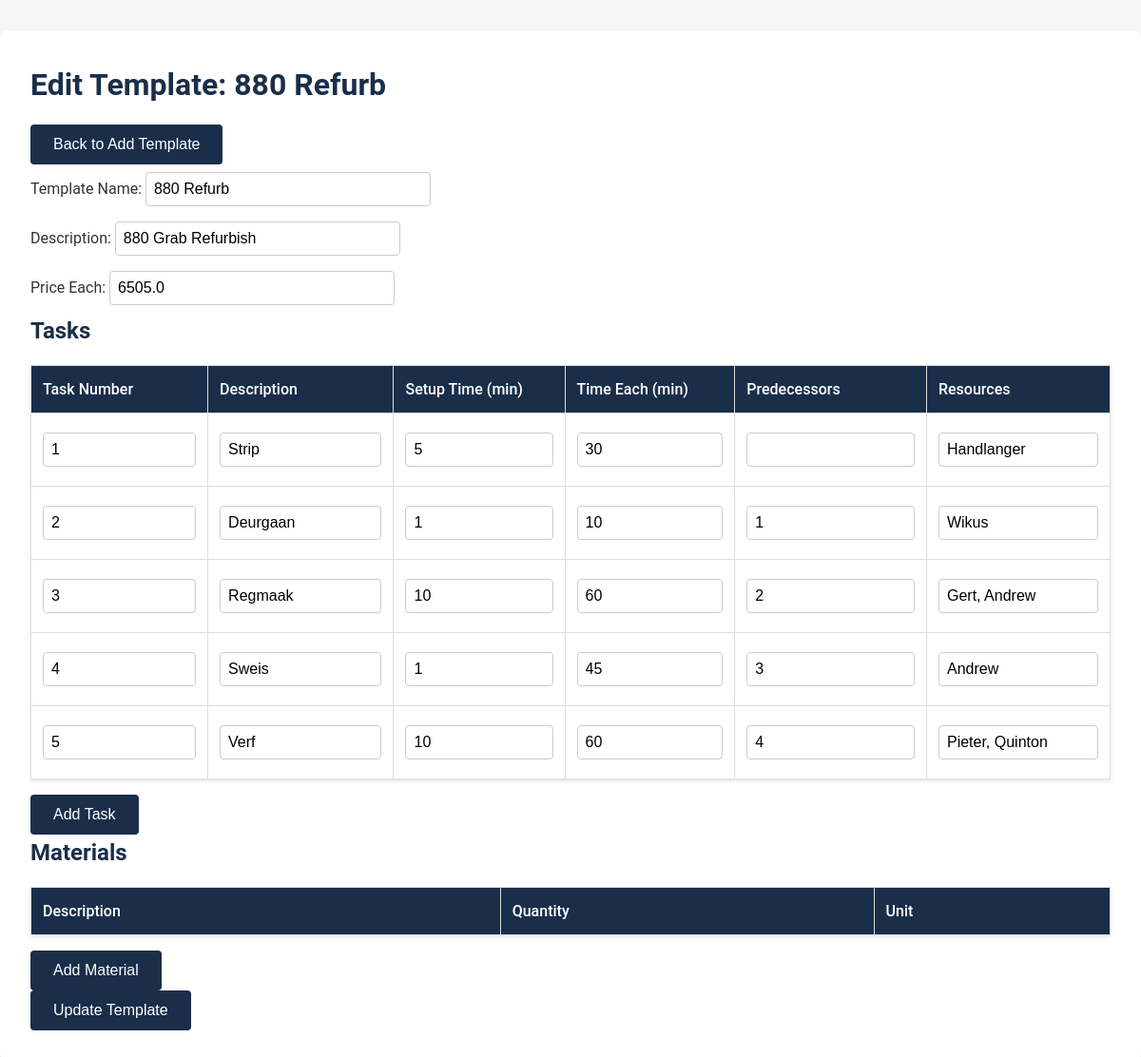
The page /edit_template/2 on the database its author committed.
### app.py (models this page shows)
class Template(db.Model):
    id = db.Column(db.Integer, primary_key=True)
    name = db.Column(db.String(50), unique=True, nullable=False)  # e.g., "MLR10"
    description = db.Column(db.String(255))
    price_each = db.Column(db.Float, nullable=True)

class TemplateTask(db.Model):
    id = db.Column(db.Integer, primary_key=True)
    template_id = db.Column(db.Integer, db.ForeignKey('template.id'), nullable=False)
    task_number = db.Column(db.String(50), nullable=False)
    description = db.Column(db.String(255))
    setup_time = db.Column(db.Float, nullable=False)
    time_each = db.Column(db.Float, nullable=False)
    predecessors = db.Column(db.String(255))
    resources = db.Column(db.String(255), nullable=False)

### app.py (the view, shortened to what this page needs)
@app.route('/edit_template/<int:template_id>', methods=['GET', 'POST'])
def edit_template(template_id):
    template = Template.query.get_or_404(template_id)
    tasks = TemplateTask.query.filter_by(template_id=template.id).all()
    materials = TemplateMaterial.query.filter_by(template_id=template.id).all()
    return render_template('edit_template.html', template=template, tasks=tasks, materials=materials)

### templates/edit_template.html (shortened to what this page needs)
<!DOCTYPE html>
<html lang="en">
<head>
    <link rel="stylesheet" href="{{ url_for('static', filename='styles.css') }}">
</head>
<body>
    <div class="container">
        <h1>Edit Template: {{ template.name }}</h1>
        <button onclick="window.location.href='{{ url_for('add_template') }}'">Back to Add Template</button>
        <form method="POST" action="{{ url_for('edit_template', template_id=template.id) }}">
            <label for="name">Template Name:</label>
            <input type="text" id="name" name="name" value="{{ template.name }}" required><br>
            <label for="description">Description:</label>
            <input type="text" id="description" name="description" value="{{ template.description }}"><br>
            <label for="price_each">Price Each:</label>
            <input type="number" id="price_each" name="price_each" value="{{ template.price_each or '' }}" min="0" step="0.01"><br>
            <h2>Tasks</h2>
            <table>
                <thead>
                    <tr>
                        <th>Task Number</th>
                        <th>Description</th>
                        <th>Setup Time (min)</th>
                        <th>Time Each (min)</th>
                        <th>Predecessors</th>
                        <th>Resources</th>
                    </tr>
                </thead>
                <tbody id="tasks-body">
                    {% for task in tasks %}
                        <tr>
                            <td><input type="text" name="tasks[{{ loop.index0 }}][task_number]" value="{{ task.task_number }}" required></td>
                            <td><input type="text" name="tasks[{{ loop.index0 }}][description]" value="{{ task.description }}"></td>
                            <td><input type="number" name="tasks[{{ loop.index0 }}][setup_time]" value="{{ task.setup_time }}" min="0" step="0.1" required></td>
                            <td><input type="number" name="tasks[{{ loop.index0 }}][time_each]" value="{{ task.time_each }}" min="0" step="0.1" required></td>
                            <td><input type="text" name="tasks[{{ loop.index0 }}][predecessors]" value="{{ task.predecessors }}"></td>
                            <td><input type="text" name="tasks[{{ loop.index0 }}][resources]" value="{{ task.resources }}" required></td>
                        </tr>
                    {% endfor %}
                </tbody>
            </table>
            <button type="button" onclick="addTaskRow()">Add Task</button>
            <h2>Materials</h2>
            <table>
                <thead>
                    <tr>
                        <th>Description</th>
                        <th>Quantity</th>
                        <th>Unit</th>
                    </tr>
                </thead>
            </table>
            <button type="button" onclick="addMaterialRow()">Add Material</button>
            <br><button type="submit">Update Template</button>
        </form>
    </div>
</body>
</html>

### static/styles.css (style rules this page uses)
* { margin: 0; padding: 0; box-sizing: border-box; }
body { font-family: 'Roboto', sans-serif; background-color: #F5F6F5; color: #333333; line-height: 1.6; }
h1, h2, h3 { color: #1A2E4A; margin-bottom: 1rem; }
button, input[type="submit"] { background-color: #1A2E4A; color: #FFFFFF; border: none; padding: 0.75rem 1.5rem; border-radius: 4px; cursor: pointer; font-size: 1rem; transition: background-color 0.3s ease; }
input[type="text"], input[type="number"], input[type="date"], select { padding: 0.5rem; margin: 0.5rem 0; border: 1px solid #CCCCCC; border-radius: 4px; font-size: 1rem; width: 100%; max-width: 300px; }
table { width: 100%; border-collapse: collapse; background-color: #FFFFFF; box-shadow: 0 2px 4px rgba(0, 0, 0, 0.1); margin: 1rem 0; }
th, td { border: 1px solid #DDDDDD; padding: 0.75rem; text-align: left; }
th { background-color: #1A2E4A; color: #FFFFFF; font-weight: 500; }
td { background-color: #FFFFFF; }
.container { max-width: 1200px; margin: 0 auto; padding: 2rem; background-color: #FFFFFF; border-radius: 8px; box-shadow: 0 4px 6px rgba(0, 0, 0, 0.1); margin-top: 2rem; }

### rows shown on the page
Template: name "880 Refurb", description "880 Grab Refurbish", price_each "6505.0"
TemplateTask: task_number "1", description "Strip", setup_time "5", time_each "30", resources "Handlanger"
TemplateTask: task_number "2", description "Deurgaan", setup_time "1", time_each "10", predecessors "1", resources "Wikus"
TemplateTask: task_number "3", description "Regmaak", setup_time "10", time_each "60", predecessors "2", resources "Gert, Andrew"
TemplateTask: task_number "4", description "Sweis", setup_time "1", time_each "45", predecessors "3", resources "Andrew"
TemplateTask: task_number "5", description "Verf", setup_time "10", time_each "60", predecessors "4", resources "Pieter, Quinton"
